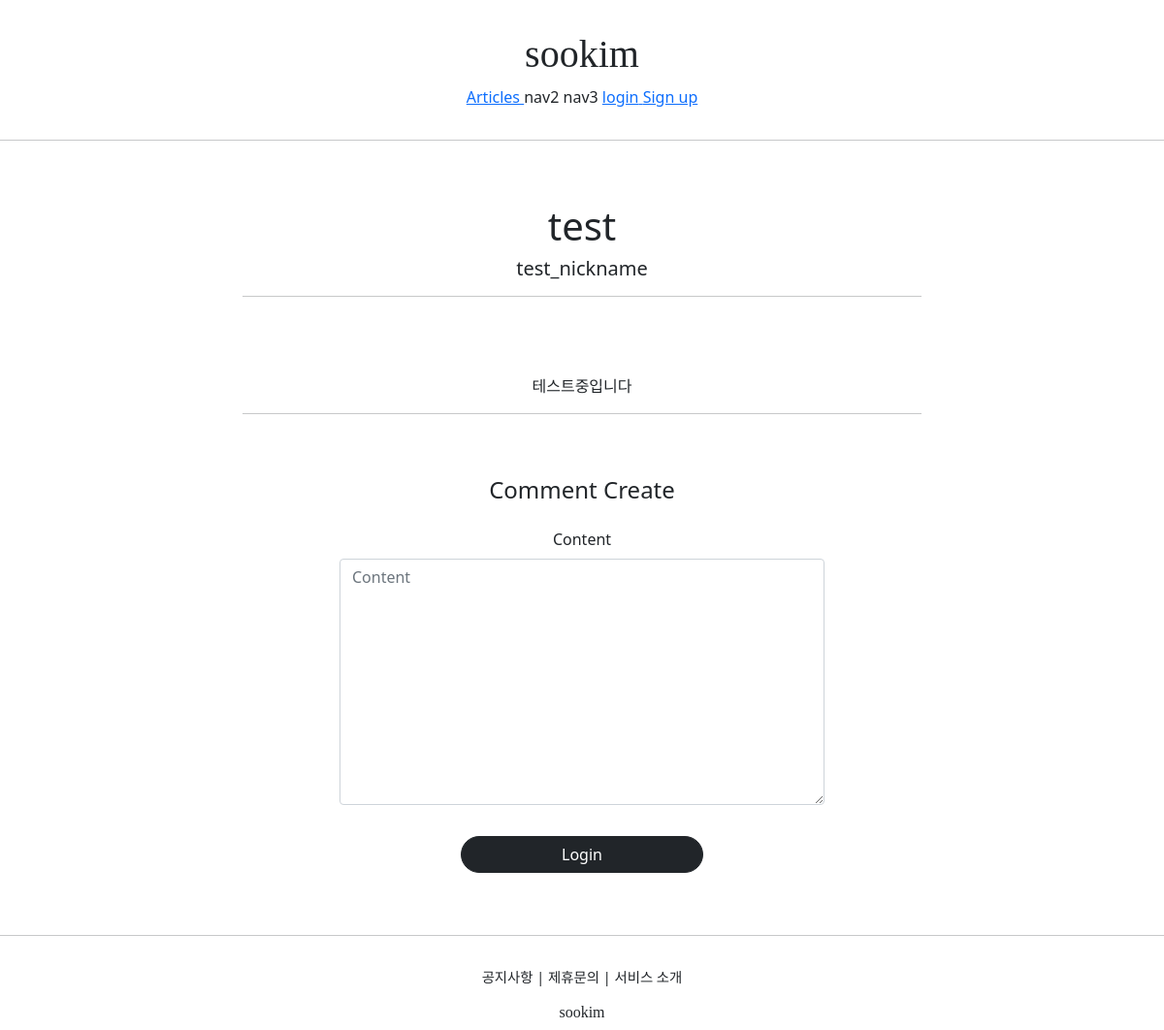
The app's page /articles/detail/4, older data.
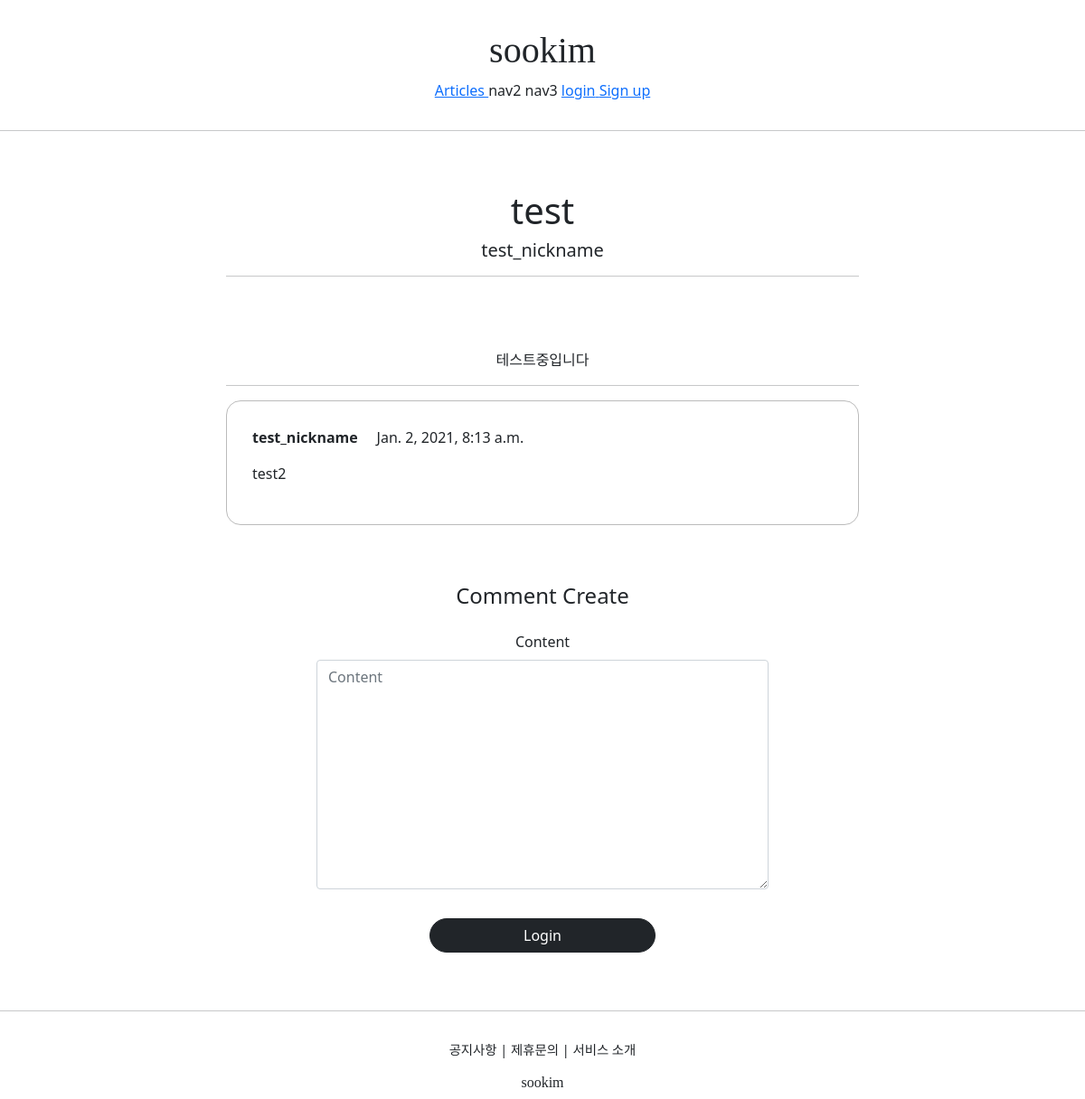
The same page, newer data.
### articleapp/models.py (models this page shows)
class Article(models.Model):
    writer = models.ForeignKey(User, on_delete=models.SET_NULL, related_name='article', null=True)
    title = models.CharField(max_length=200, null=True)
    image = models.ImageField(upload_to='article/', null=False)
    content = models.TextField(null=True)
    created_at = models.DateField(auto_created=True, null=True)

### profileapp/models.py (models this page shows)
class Profile(models.Model):
    user = models.OneToOneField(User, on_delete=models.CASCADE, related_name='profile')
    image = models.ImageField(upload_to='profile/', null=True)
    nickname = models.CharField(max_length=20, unique=True, null=True)
    message = models.CharField(max_length=100, null=True)

### commentapp/models.py (models this page shows)
class Comment(models.Model):
    article = models.ForeignKey(Article, on_delete=models.SET_NULL, null=True, related_name='comment')
    writer = models.ForeignKey(User, on_delete=models.SET_NULL, null=True, related_name='comment')
    content = models.TextField(null=False)
    created_at = models.DateTimeField(auto_now=True)

### articleapp/views.py (the view)
# urls.py: path('detail/<int:pk>', ArticleDetailView.as_view(), name='detail'),
class ArticleDetailView(DetailView, FormMixin):
    model = Article
    form_class = CommentCreationForm
    context_object_name = 'target_article'
    template_name = 'articleapp/detail.html'

### commentapp/forms.py
class CommentCreationForm(ModelForm):
    class Meta:
        model = Comment
        fields = ['content']

### articleapp/templates/articleapp/detail.html (shortened to what this page needs)
{% extends 'base.html' %}
{% block content %}
    <div>
        <div style="text-align: center; max-width: 700px; margin: 4rem auto;">
            <h1>
                {{ target_article.title }}
            </h1>
            <h5>
                {{ target_article.writer.profile.nickname }}
            </h5>
            <hr>
            <p>
                {{ target_article.content }}
            </p>
            <hr>
            {% for comment in target_article.comment.all %}
                {% include 'commentapp/detail.html' with comment=comment %}
            {% endfor %}
            {% include 'commentapp/create.html' with article=target_article %}
        </div>
    </div>
{% endblock %}

### templates/base.html
<!DOCTYPE html>
<html lang="ko">
{% include 'head.html' %}
<body style="font-familly='NanumSquareR';">
    {% include 'header.html' %}
    <hr>
    {% block content %}
    {% endblock %}
    <hr>
    {% include 'footer.html' %}
</body>
</html>

### templates/head.html (shortened to what this page needs)
{% load static %}
<head>
    <link href="https://cdn.jsdelivr.net/npm/bootstrap@5.0.0-beta1/dist/css/bootstrap.min.css" rel="stylesheet"
>
    <link rel="stylesheet" type="text/css" href="{% static 'base.css' %}">
</head>

### templates/header.html (shortened to what this page needs)
    <div class="sookim_header">
        <div>
            <h1 class="sookim_logo">sookim</h1>
        </div>
        <div>
            <a href="{% url 'articleapp:list' %}">
                <span>Articles</span>
            </a>
            <span>nav2</span>
            <span>nav3</span>
            {% if not user.is_authenticated %}
            <a href="{% url 'accountapp:login' %}?next={{ request.path }}">
                <span>login</span>
            </a>
            <a href="{% url 'accountapp:create' %}">
                <span>Sign up</span>
            </a>
            {% endif %}
        </div>
    </div>

### commentapp/templates/commentapp/detail.html (shortened to what this page needs)
<div style="border: 1px solid; text-align: left; padding: 4%; margin: 1rem 0; border-radius: 1rem;
            border-color: #bbb;">
    <div>
        <strong>
            {{ comment.writer.profile.nickname }}
        </strong>
        {{ comment.created_at }}
    </div>
    <div style="margin: 1rem 0;">
        {{ comment.content }}
    </div>
</div>

### commentapp/templates/commentapp/create.html (shortened to what this page needs)
{% load bootstrap4 %}
{% block content %}
    <div style ="text-align: center; max-width: 500px; margin: 4rem auto">
        <div class="mb-4">
            <h4>Comment Create</h4>
        </div>
        <form action="{% url 'commentapp:create' %}" method="post">
            {% bootstrap_form form %}
            {% if user.is_authenticated %}
            <input type="submit" class="btn btn-dark rounded-pill col-6 mt-3">
            {% else %}
            <a href="{% url 'accountapp:login' %}?next={{ request.path }}"
               class="btn btn-dark rounded-pill col-6 mt-3">
                Login
            </a>
            {% endif %}
        </form>
    </div>
{% endblock %}

### templates/footer.html
<div class="sookim_footer">
    <div class="sookim_footer_button">
        <span>공지사항</span> |
        <span>제휴문의</span> |
        <span>서비스 소개</span>
    </div>
    <div style="margin-top: 1rem;">
        <h6 class="sookim_logo">sookim</h6>
    </div>
    </div>

### static/base.css (style rules this page uses)
.sookim_logo { font-family: 'Playfair Display', serif; }
.sookim_footer_button { font-size: .9rem; }
.sookim_footer { text-align:center; margin-top:2rem; }
.sookim_header { text-align:center; margin: 2rem 0; }

Row changes from the older to the newer data that the page shows:
added Comment: writer.profile.nickname "test_nickname", created_at "Jan. 2, 2021, 8:13 a.m.", content "test2"
